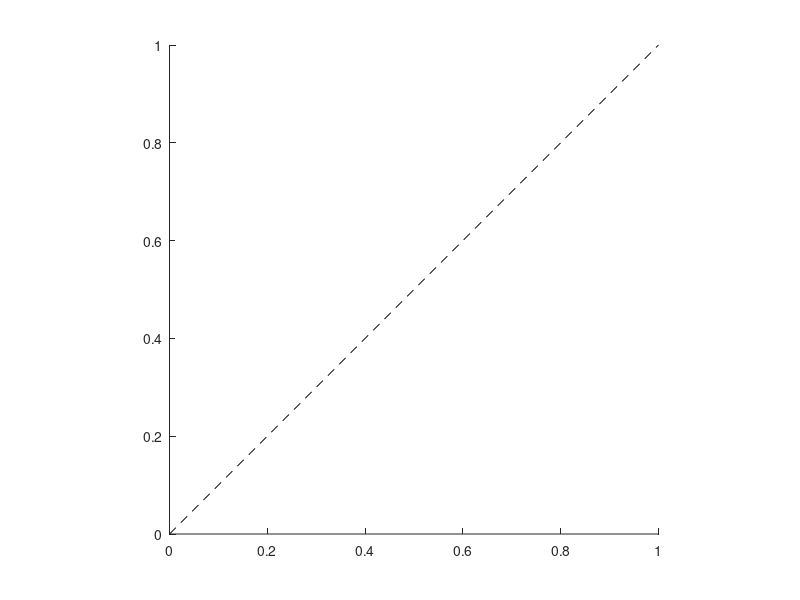

Recreate this plot in MATLAB.
function scatterSquare


yl = get(gca, 'YLim');
xl = get(gca, 'XLim');
limits = [min([xl(1), yl(1)]), max([xl(2) yl(2)])];

axis square
xlim(limits);
ylim(limits);
background = get(gca, 'color');
if mean(background)>0.7
    linCol = 'k';
else
    linCol = 'w';
end
line(limits, limits, 'color', linCol, 'LineStyle', '--','HandleVisibility', 'off');

